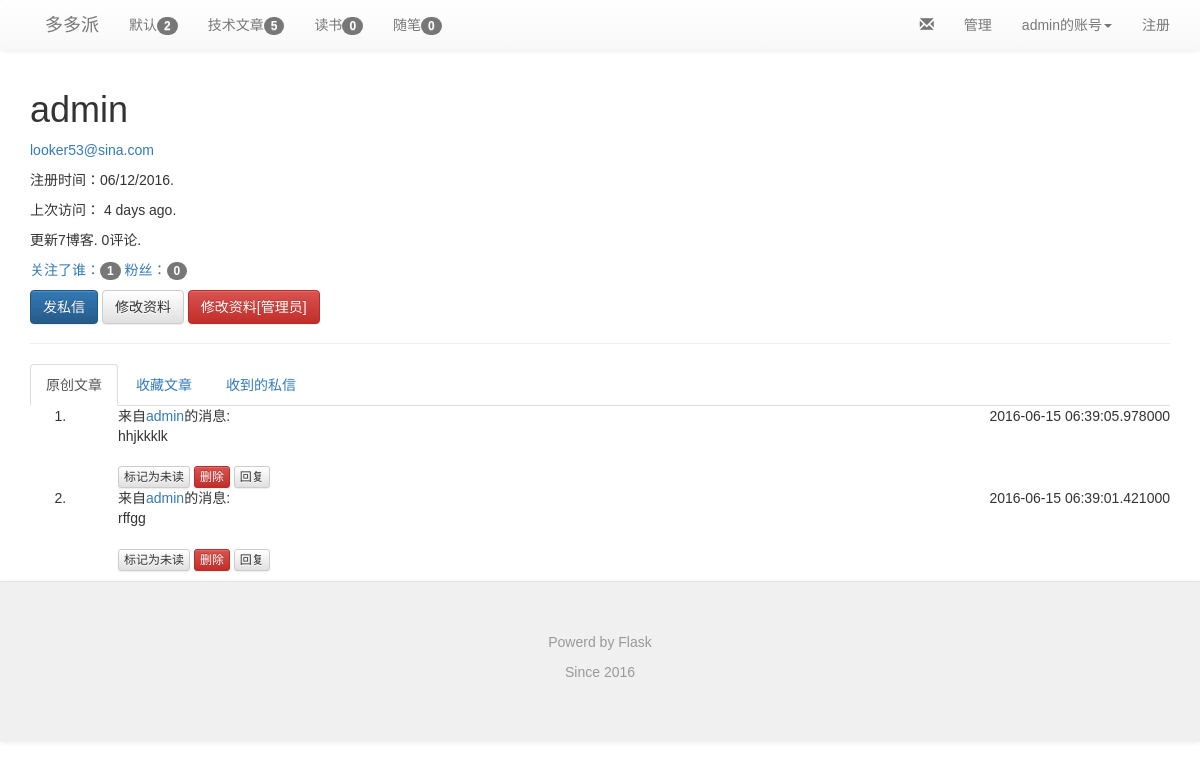
The page /profile/admin/showmessages (signed in) on the database its author committed.
### app/models.py (models this page shows, shortened)
class Category(db.Model):
    __tablename__ = 'categories'
    id = db.Column(db.Integer,primary_key=True)
    name = db.Column(db.String(64),unique=True)
    posts = db.relationship('Post',backref='category',lazy='dynamic')

class User(UserMixin, db.Model):
    __tablename__ = 'users'
    id = db.Column(db.Integer, primary_key=True)
    email = db.Column(db.String(64), unique=True, index=True)
    username = db.Column(db.String(64), unique=True, index=True)
    role_id = db.Column(db.Integer, db.ForeignKey('roles.id'))
    password_hash = db.Column(db.String(128))
    confirmed = db.Column(db.Boolean, default=False)
    name = db.Column(db.String(64))
    location = db.Column(db.String(64))
    about_me = db.Column(db.Text())
    member_since = db.Column(db.DateTime(), default=datetime.utcnow)
    last_seen = db.Column(db.DateTime(), default=datetime.utcnow)
    posts = db.relationship('Post',backref='author',lazy='dynamic')
    followed = db.relationship('Follow',
                               foreign_keys=[Follow.follower_id],
                               backref=db.backref('follower',lazy='joined'),
                               lazy='dynamic',cascade='all,delete-orphan')
    followers = db.relationship('Follow',
                                foreign_keys=[Follow.followed_id],
                                backref=db.backref('followed',lazy='joined'),
                                lazy='dynamic',cascade='all,delete-orphan')
    sendto = db.relationship('Message',
                             foreign_keys=[Message.sendto_id],
                             backref=db.backref('sendto',lazy='joined'),
                             lazy='dynamic',cascade='all,delete-orphan'
                             )
    author = db.relationship('Message',
                             foreign_keys=[Message.author_id],
                             backref=db.backref('author',lazy='joined'),
                             lazy='dynamic',cascade='all,delete-orphan'
                             )
    comments = db.relationship('Comment',backref='author',lazy='dynamic')
    starposts = db.relationship('Post',secondary='stars',backref=db.backref('stared',lazy='joined'),lazy='joined')
    @property
    def password(self):
        raise AttributeError('password is not a readable attribute')
    def can(self, permissions):
        return self.role is not None and \
            (self.role.permissions & permissions) == permissions
    def is_administrator(self):
        return self.can(Permission.ADMINISTER)
    def ping(self):
        self.last_seen = datetime.utcnow()
        db.session.add(self)
    def unread_message(self):
        num = self.sendto.count()
        total = 0
        for i in range(0,num):
            if self.sendto[i].confirmed == False:
                total += 1
        return total

class Message(db.Model):
    __tablename__ = "messages"
    id = db.Column(db.Integer,primary_key=True)
    body = db.Column(db.Text)
    sendto_id = db.Column(db.Integer,db.ForeignKey('users.id'))
    author_id = db.Column(db.Integer,db.ForeignKey('users.id'))
    confirmed = db.Column(db.Boolean,default=False)
    timestamp = db.Column(db.DateTime,default=datetime.utcnow)

### app/main/views.py (the view)
@main.route('/profile/<username>/showmessages')
@login_required
def showmessages(username):
    user = User.query.filter_by(username=username).first()
    if user is None:
        flash('用户不存在')
        return redirect(url_for('.index'))
    page = request.args.get('page',1,type=int)
    pagination = Message.query.order_by(Message.timestamp.desc()).filter_by(sendto=current_user).paginate(
        page,error_out=False
    )
    messages = pagination.items
    return render_template('showmessage.html', user=user, title="收到的私信",
                           messages=messages,page=page,pagination=pagination)

### app/auth/views.py (called while the page is built)
@auth.before_app_request
def before_request():
    if current_user.is_authenticated:
        current_user.ping()
        if not current_user.confirmed \
            and request.endpoint[:5] != 'auth.' \
            and request.endpoint != 'static':
            return redirect(url_for('auth.unconfirmed'))

### app/main/__init__.py (called while the page is built)
@main.app_context_processor
def inject_permission():
    return dict(Permission=Permission)

### app/main/views.py (called while the page is built)
@main.before_app_request
def before_request(): #定义全局变量
    g.categories=Category.query.all()
    g.hotpost = Post.query.order_by(Post.visits.desc()).all()

@main.after_app_request
def after_request(response):
    for query in get_debug_queries():
        if query.duration >= current_app.config['FLASKY_SLOW_DB_QUERY_TIME']:
            current_app.logger.warning(
                'Slow query:%s\nParameters: %s\nDuration: %fs\nContext: %s\n'
                %(query.statement,query.parameters,query.duration,query.context)
            )
    return response

### app/models.py (called while the page is built)
@login_manager.user_loader
def load_user(user_id):
    return User.query.get(int(user_id))

### app/templates/showmessage.html (shortened to what this page needs)
{% extends "base.html" %}
{% import "_macros.html" as macros %}
{% block page_content %}
{% include '_userbase.html' %}
<ol class="comment">
        {% for message in messages %}
            {% if message.sendto == current_user %}
            <li class="comment">
                <div class="comment-content">
                    <div class="comment-date">{{ message.timestamp}}</div>
                    <div class="comment-sendto">来自<a href="{{ url_for('.profile', username=message.author.username) }}">{{ message.author.username }}</a>的消息:</div>
                        <div class="comment-body">
                        {{ message.body }}
                        </div>
                    {% if message %}
                    <br>
                        {% if not message.confirmed %}
                        <a class="btn btn-default btn-xs" href="{{ url_for('.showmessage_unconfirmed', username=user.username,id=message.id, page=page) }}">标记为已读</a>
                        {% else %}
                        <a class="btn btn-default btn-xs" href="{{ url_for('.showmessage_confirmed', username=user.username,id=message.id, page=page) }}">标记为未读</a>
                        {% endif %}
                        <a href="{{ url_for('.message_delete',username=user.username, id=message.id, page=page) }}" class="btn btn-danger btn-xs">删除</a>
                        <a href="{{ url_for('.send_message', username=message.author.username) }}" class="btn btn-default btn-xs">回复</a>
                    {% endif %}
                </div>
            </li>
            {% endif %}
        {% endfor %}
</ol>
{% endblock %}

### app/templates/base.html (shortened to what this page needs)
{% extends "bootstrap/base.html" %}
{% block head %}
{{ super() }}
<link rel="stylesheet" type="text/css" href="{{ url_for('static', filename='css/bootstrap.css') }}">
<link rel="stylesheet" type="text/css" href="{{ url_for('static', filename='css/bootstrap.min.css') }}">
<link rel="stylesheet" type="text/css" href="{{ url_for('static', filename='css/bootstrap-theme.css') }}">
<link rel="stylesheet" type="text/css" href="{{ url_for('static', filename='css/bootstrap-theme.min.css') }}">
<link rel="stylesheet" type="text/css" href="{{ url_for('static', filename='styles.css') }}">
{% endblock %}
{% block navbar %}
<div class="nav navbar-default">
    <div class="container">
        <div class="navbar-header">
            <a class="navbar-brand" href="/">多多派</a>
        </div>
            <ul class="nav navbar-nav">
            {% for category in g.categories %}
                <li><a href="{{ url_for('main.category',id=category.id)}}">{{category.name}}<span class="badge">{{category.posts.count()}}</span></a></li>
            {% endfor %}
            </ul>
            <ul class="nav navbar-nav navbar-right">
                <li><a href="{{url_for('auth.register')}}">注册</a></li>
            </ul>
            <ul class="nav navbar-nav navbar-right">
                {% if current_user.is_authenticated %}
                <li class="dropdown">
                    <a href="#" class="dropdown-toggle" data-toggle="dropdown">{{current_user.username}}的账号<b class="caret"></b></a>
                </li>
                {% else %}
                <li><a href="{{ url_for('auth.login') }}">登录</a></li>
                {% endif %}
             </ul>
            {% if current_user.can(Permission.MODERATE_COMMENTS) %}
            <ul class="nav navbar-nav navbar-right">
                <li><a href="{{ url_for('main.showmessages',username=current_user.username) }}">
                    <i class="glyphicon glyphicon-envelope" aria-hidden="true"></i>
                </a></li>
                <li><a href="{{ url_for('main.moderate') }}">管理</a></li>
            </ul>
            {% endif %}
        </div>
   </div>
{% endblock %}
{% block content %}
<div class="container">
    {% block page_content %}{% endblock %}
</div>
<div class="nav navbar-default">
  <footer class="blog-footer">
      <p>Powerd by Flask</p>
      <p>Since 2016</p>
  </footer>
</div>
{% endblock %}

### app/templates/_userbase.html (shortened to what this page needs)
<div class="page-header">
    <h1>{{ user.username }}</h1>
    {% if current_user.is_administrator() %}
    <p><a href="mailto:{{ user.email }}">{{ user.email }}</a></p>
    {% endif %}
    <p>注册时间：{{ moment(user.member_since).format('L') }}.</p>
    <p>上次访问： {{ moment(user.last_seen).fromNow() }}.</p>
    <p>更新{{ user.posts.count() }}博客. {{ user.comments.count() }}评论.</p>
    <p>
        <a href="{{ url_for('.followers',username=user.username) }}">关注了谁：<span class="badge">{{ user.followers.count()}}</span> </a>
        <a href="{{ url_for('.followed_by',username=user.username) }}">粉丝：<span class="badge">{{ user.followed.count()-1}}</span> </a>
    </p>
    <p>
        <a class="btn btn-primary" href="{{ url_for('.send_message',username=user.username) }}">发私信</a>
        {% if user == current_user %}
        <a class="btn btn-default" href="{{ url_for('main.edit_profile') }}">修改资料</a>
        {% endif %}
        {% if current_user.is_administrator() %}
        <a class="btn btn-danger" href="{{ url_for('main.edit_profile_admin',id=user.id) }}">修改资料[管理员]</a>
        {% endif %}
    </p>
</div>
<div class="post-tabs">
    <ul class="nav nav-tabs tabs-primary">
        {% if current_user.is_authenticated %}
        <li class="active"><a href="{{ url_for('.profile',username=user.username)}}">原创文章</a></li>
        <li class=""><a href="{{ url_for('.starposts',username=user.username) }}">收藏文章</a></li>
        <li class=""><a href="{{ url_for('.showmessages',username=user.username) }}">收到的私信</a></li>
        {% endif %}
    </ul>
</div>

### app/static/styles.css (style rules this page uses)
body,button, input, select, textarea,h1 ,h2, h3, h4, h5, h6 { font-family: Microsoft YaHei , Tahoma, Helvetica, Arial, "\5b8b\4f53"; }
div.post-tabs { margin-top: 16px; }
div.comment-date { float: right; }
div.comment-content { margin-left: 48px; min-height: 48px; }
footer.blog-footer { padding: 50px; color: #999; text-align: center; background-color: #f0f0f0; border-top: 1px solid #e5e5e5; }

### rows shown on the page
Category: name "默认", posts.count "2"
Category: name "技术文章", posts.count "5"
Category: name "读书", posts.count "0"
Category: name "随笔", posts.count "0"
User: username "admin", email "looker53@sina.com", member_since "06/12/2016", last_seen "4 days ago"
Message: timestamp "2016-06-15 06:39:05.978000", author.username "admin", body "hhjkkklk"
Message: timestamp "2016-06-15 06:39:01.421000", author.username "admin", body "rffgg"

### other values the page prints
{{ user.posts.count() }} "7"
{{ user.comments.count() }} "0"
{{ user.followers.count() }} "1"
{{ user.followed.count()-1 }} "0"
